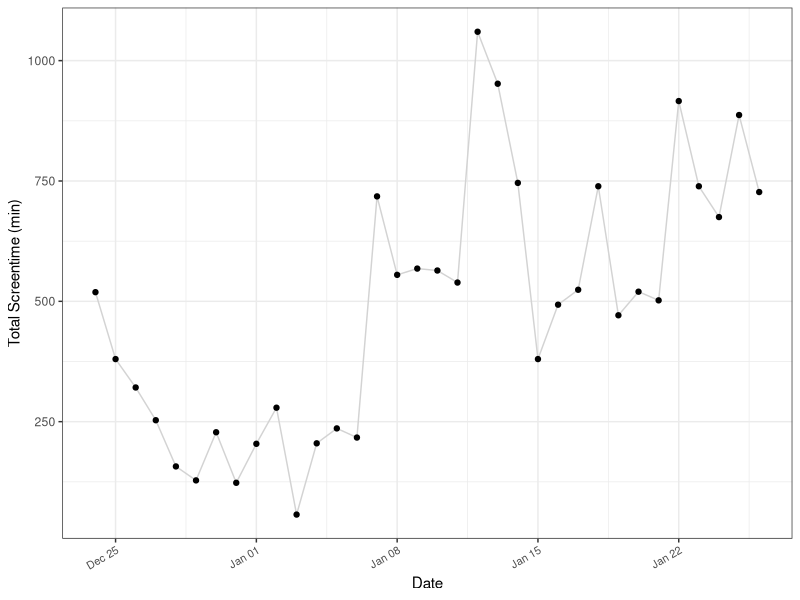
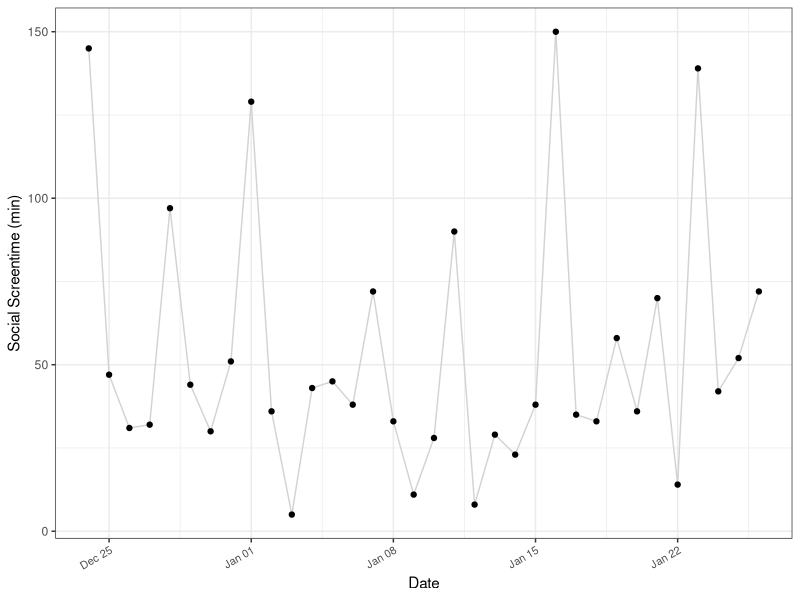
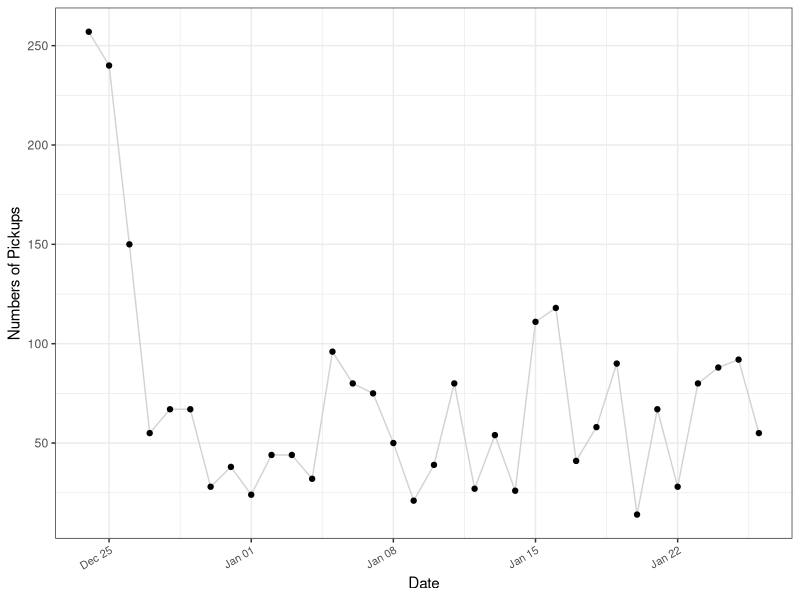
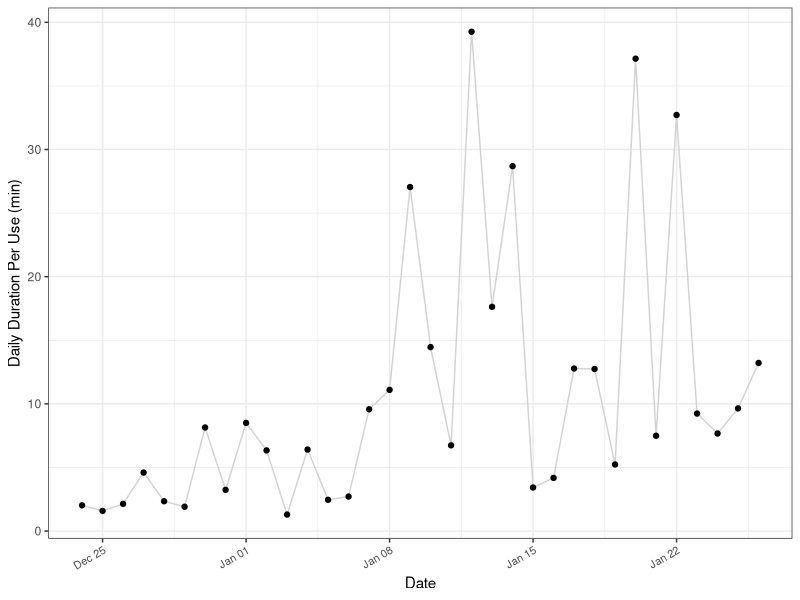
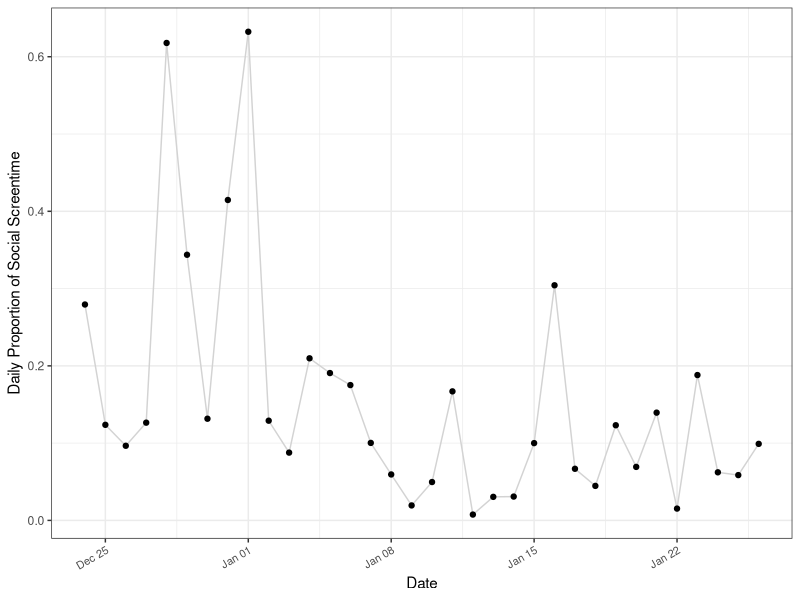
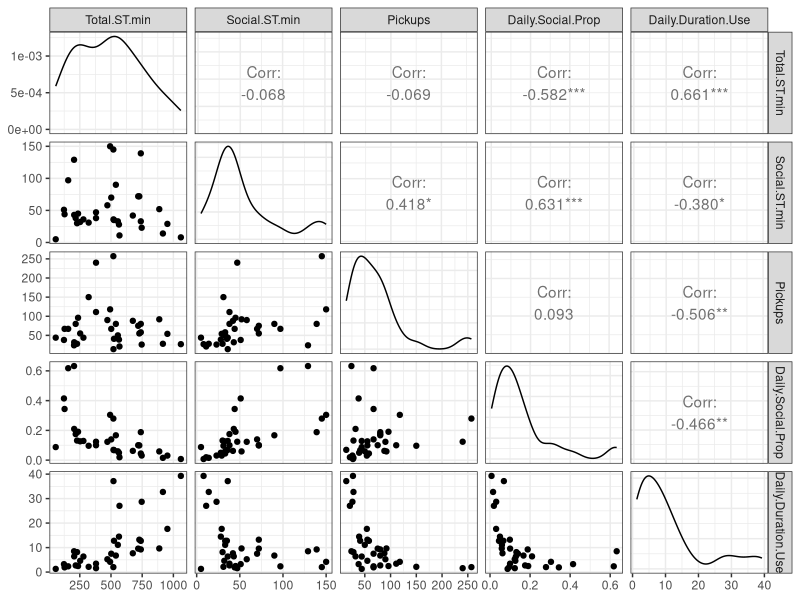
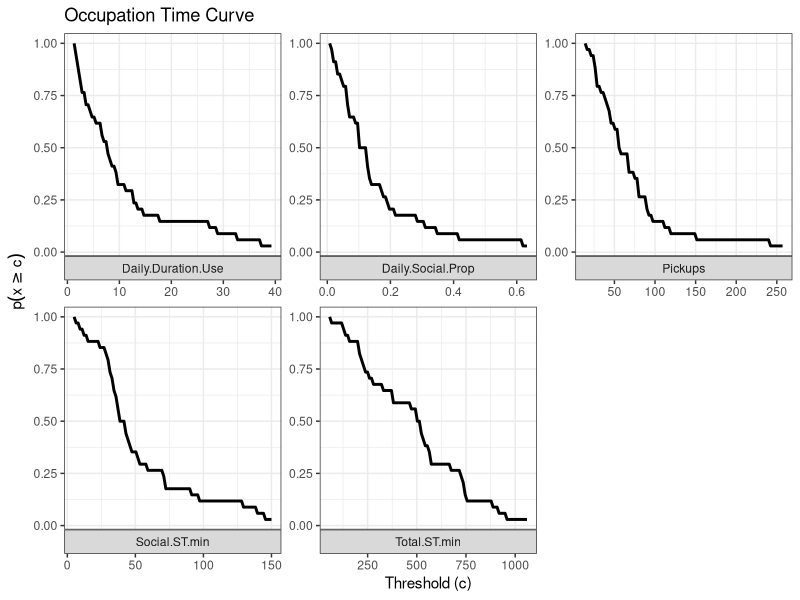
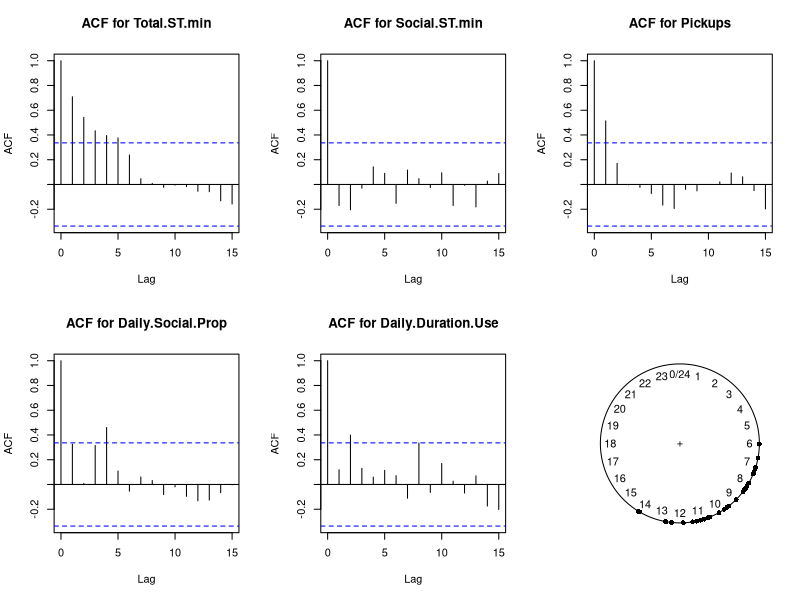

These charts were generated, in order, by the following R code:
## ---- chunk 1
knitr::opts_chunk$set(echo = TRUE)
library(dplyr)
library(tidyverse)
library(ggplot2)
library(GGally)
library(reshape2)
library(hms)
library(circular)
## ---- chunk 2
dat<-read.csv("ScreenTime_AnranYao.csv") %>% slice_head(n = 34)
head(dat)
## ---- chunk 3
dat <- dat %>%
  mutate(Date = as.Date(Date, format = "%m/%d/%Y"),
         Day = weekdays(Date, abbreviate = TRUE),
         weekend = factor(Day %in% c("Sun", "Sat")))

dat %>% 
  ggplot(aes(x=Date,y=Total.ST.min)) +
  geom_line(color="lightgrey") +
  geom_point() +
  theme_bw() +
  theme(axis.text.x = element_text(angle = 30, hjust = 1, size = rel(0.9)))+
  labs(x="Date",y="Total Screentime (min)")
## ---- chunk 4
dat %>% 
  ggplot(aes(x=Date,y=Social.ST.min)) +
  geom_line(color="lightgrey") +
  geom_point() +
  theme_bw() +
  theme(axis.text.x = element_text(angle = 30, hjust = 1, size = rel(0.9)))+
  labs(x="Date",y="Social Screentime (min)")
## ---- chunk 5
dat %>% 
  ggplot(aes(x=Date,y=Pickups)) +
  geom_line(color="lightgrey") +
  geom_point() +
  theme_bw() +
  theme(axis.text.x = element_text(angle = 30, hjust = 1, size = rel(0.9)))+
  labs(x="Date",y="Numbers of Pickups")
## ---- chunk 6
dat %>% 
  ggplot(aes(x=Date,y=Daily.Duration.Use)) +
  geom_line(color="lightgrey") +
  geom_point() +
  theme_bw() +
  theme(axis.text.x = element_text(angle = 30, hjust = 1, size = rel(0.9)))+
  labs(x="Date",y="Daily Duration Per Use (min)")
## ---- chunk 7
dat %>% 
  ggplot(aes(x=Date,y=Daily.Social.Prop)) +
  geom_line(color="lightgrey") +
  geom_point() +
  theme_bw() +
  theme(axis.text.x = element_text(angle = 30, hjust = 1, size = rel(0.9)))+
  labs(x="Date",y="Daily Proportion of Social Screentime")
## ---- chunk 8
dat %>% 
  ggpairs(columns = c(3,5,6,8,9), progress = FALSE)+ theme_bw()
## ---- chunk 9
dat_melted <- melt(dat, id.vars = "Date", 
                   measure.vars = c("Total.ST.min","Social.ST.min", "Pickups", 
                                    "Daily.Social.Prop", "Daily.Duration.Use"))
calculate_cdf <- function(ts, threshold) {
  mean(ts >= threshold)
}
cdf_data <- data.frame()
for (variable in c("Total.ST.min","Social.ST.min", "Pickups", 
                                    "Daily.Social.Prop", "Daily.Duration.Use")) {
  thresholds <- seq(min(dat[[variable]]), max(dat[[variable]]), length.out = 100)

  # Calculate CDF for each threshold
  cdf_values <- sapply(thresholds, function(c) calculate_cdf(dat[[variable]], c))

  # Results
  temp_df <- data.frame(
    Date = rep(dat$Date[1], length(thresholds)),
    threshold = thresholds,
    cdf = cdf_values,
    variable = rep(variable, length(thresholds))
  )

  cdf_data <- rbind(cdf_data, temp_df)
}

# Plot separate occupation time curves for each variable
ggplot(cdf_data, aes(x = threshold, y = cdf)) +
  geom_line(size = 1) +
  labs(title = "Occupation Time Curve",
       x = "Threshold (c)",
       y = expression(p(x >= c))) +
  facet_wrap(~variable, scales = "free", switch = "x", ncol = 3) +
  theme_bw()
## ---- chunk 10
variables_to_plot <- c("Total.ST.min", "Social.ST.min", "Pickups", "Daily.Social.Prop", "Daily.Duration.Use")
par(mfrow = c(2, 3)) 
acf(dat[["Total.ST.min"]], main = paste("ACF for", "Total.ST.min"), na.action = na.pass)
acf(dat[["Social.ST.min"]], main = paste("ACF for", "Social.ST.min"), na.action = na.pass)
acf(dat[["Pickups"]], main = paste("ACF for", "Pickups"), na.action = na.pass)
acf(dat[["Daily.Social.Prop"]], main = paste("ACF for", "Daily.Social.Prop"), na.action = na.pass)
acf(dat[["Daily.Duration.Use"]], main = paste("ACF for", "Daily.Duration.Use"), na.action = na.pass)
## ---- chunk 11
acf(dat[["Total.ST.min"]],plot=FALSE)
acf(dat[["Social.ST.min"]], plot=FALSE)
acf(dat[["Pickups"]], plot=FALSE)
acf(dat[["Daily.Social.Prop"]], plot=FALSE)
acf(dat[["Daily.Duration.Use"]], plot=FALSE)
## ---- chunk 12
dat <- dat %>% mutate(Pickup.1st = strptime(Pickup.1st, format = "%H:%M"),
                      Pickup.1st.degree = (hour(Pickup.1st)*60 +
                                             minute(Pickup.1st))/(24*60)*360)
pickup.cir <- circular(dat$Pickup.1st.degree, units = "degrees",
                       template = "clock24")
## ---- chunk 13
plot(pickup.cir)
## ---- chunk 14
plot(pickup.cir,stack = TRUE, bins = 36)
## ---- chunk 15
attach(dat)
model1 <- glm(Pickups ~ offset(log(Total.ST.min)),family = "poisson")
summary(model1)
## ---- chunk 16
Z_t<-dat$Date>="2024-01-10"

model2<-glm(Pickups ~ offset(log(Total.ST.min))+ weekend + Z_t,family = "poisson")
summary(model2)
## ---- chunk 17
c(min(pickup.cir),max(pickup.cir))
pickup.rad <- circular((pickup.cir)*pi/180-pi, units = "radians")
c(min(pickup.rad),max(pickup.rad))
estimate_rad <- mle.vonmises(pickup.rad)
estimate_rad_mu <- estimate_rad$mu
estimate_rad_lambda <- estimate_rad$kappa
estimate_rad
(estimate_rad_mu+pi)*180/pi
## ---- chunk 18
degree <- (8*60+30)/(24*60)*360
radians <- (-degree * (pi/180))-pi
1- pvonmises(circular(radians),mu=estimate_rad_mu, kappa = estimate_rad_lambda)
